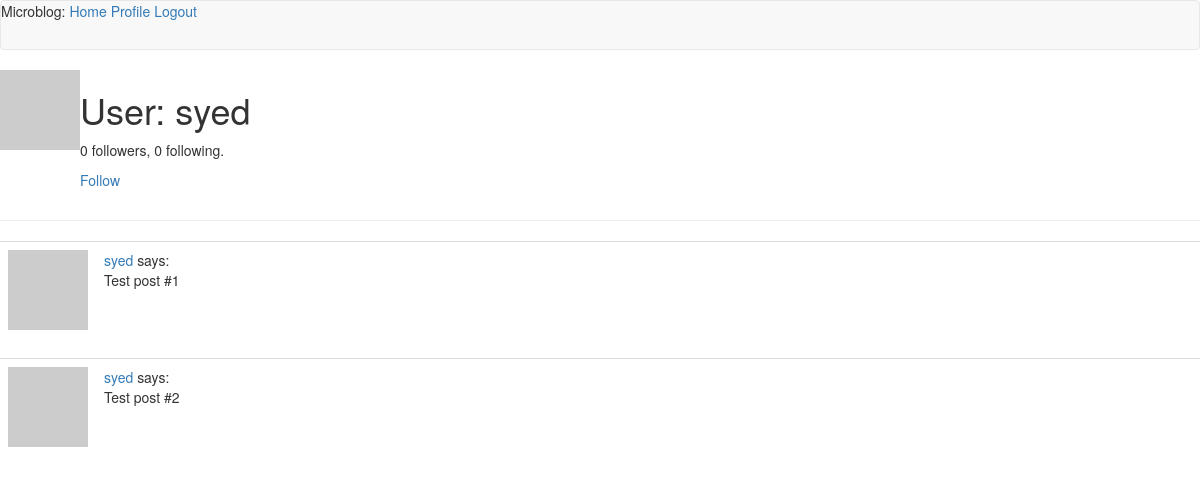
Screenshot of /user/syed (signed in) with the database file from the repository.
### app/models.py (models this page shows, shortened)
class User(UserMixin, db.Model):
    id = db.Column(db.Integer, primary_key=True)
    username = db.Column(db.String(64), index=True, unique=True)
    email = db.Column(db.String(120), index=True, unique=True)
    password_hash = db.Column(db.String(128))
    about_me = db.Column(db.String(140))
    last_seen = db.Column(db.DateTime, default=datetime.utcnow)
    posts = db.relationship('Post', backref='author', lazy='dynamic')
    followed = db.relationship(
        'User', secondary=followers,
        primaryjoin=(followers.c.follower_id == id),
        secondaryjoin=(followers.c.followed_id == id),
        backref=db.backref('followers', lazy='dynamic'), lazy='dynamic')
    def is_following(self, user):
        return self.followed.filter(
            followers.c.followed_id == user.id).count() > 0
    def avatar(self, size):
        digest = md5(self.email.lower().encode('utf-8')).hexdigest()
        return 'https://www.gravatar.com/avatar/{}?d=identicon&s={}'.format(
            digest, size)

### app/routes.py (the view)
@app.route('/user/<username>')
@login_required
def user(username):
    user = User.query.filter_by(username=username).first_or_404()
    posts = [
        {'author': user, 'body': 'Test post #1'},
        {'author': user, 'body': 'Test post #2'}
    ]
    return render_template('user.html', user=user, posts=posts)

### app/models.py (called while the page is built)
@login.user_loader
def load_user(id):
    return User.query.get(int(id))

### app/routes.py (called while the page is built)
@app.before_request
def before_request():
    if current_user.is_authenticated:
        current_user.last_seen = datetime.utcnow()
        db.session.commit()

### app/templates/user.html (shortened to what this page needs)
{% extends "base.html" %}
{% block content %}
    <table>
        <tr valign="top">
            <td><img src="{{ user.avatar(128) }}"></td>
            <td>
                <h1>User: {{ user.username }}</h1>
                <p>{{ user.followers.count() }} followers, {{ user.followed.count() }} following.</p>
                {% if user == current_user %}
                <p><a href="{{ url_for('edit_profile') }}">Edit your profile</a></p>
                {% elif not current_user.is_following(user) %}
                <p><a href="{{ url_for('follow', username=user.username) }}">Follow</a></p>
                {% else %}
                <p><a href="{{ url_for('unfollow', username=user.username) }}">Unfollow</a></p>
                {% endif %}
            </td>
        </tr>
    </table>
    <hr>
    {% for post in posts %}
        {% include '_post.html' %}
    {% endfor %}
{% endblock %}

### app/templates/base.html (shortened to what this page needs)
{% extends 'bootstrap/base.html' %}
{% block navbar %}
    <nav class="navbar navbar-default">
        <div>
        Microblog:
          <a href="{{ url_for('index') }}">Home</a>
          {% if current_user.is_anonymous %}
          <a href="{{ url_for('login') }}">Login</a>
          {% else %}
          <a href="{{ url_for('user', username=current_user.username) }}">Profile</a>
          <a href="{{ url_for('logout') }}">Logout</a>
          {% endif %}
            </div>
    </nav>
{% endblock %}

### app/templates/_post.html
<table class="table table-hover">
    <tr>
        <td width="70px">
            <a href="{{ url_for('user', username=post.author.username) }}">
                <img src="{{ post.author.avatar(70) }}" />
            </a>
        </td>
        <td>
            <a href="{{ url_for('user', username=post.author.username) }}">
                {{ post.author.username }}
            </a>
            says:
            <br>
            {{ post.body }}
        </td>
    </tr>
</table>

### rows the page displays
User: username "syed", author.username "syed" "syed"

### other values shown
{{ user.followers.count() }} "0"
{{ user.followed.count() }} "0"
{{ post.body }} "Test post #1" "Test post #2"
